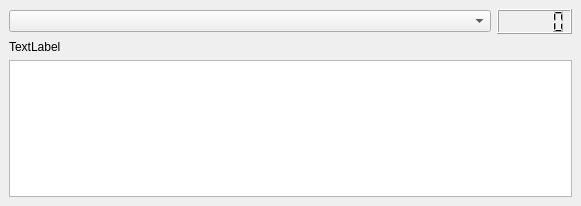
<?xml version="1.0" encoding="UTF-8"?>
<ui version="4.0">
 <class>gsDockWidget</class>
 <widget class="QgsDockWidget" name="gsDockWidget">
  <property name="geometry">
   <rect>
    <x>0</x>
    <y>0</y>
    <width>581</width>
    <height>206</height>
   </rect>
  </property>
  <property name="windowTitle">
   <string>gsDockWidget</string>
  </property>
  <widget class="QWidget" name="dockWidgetContents">
   <layout class="QGridLayout" name="gridLayout">
    <item row="0" column="1">
     <widget class="QLCDNumber" name="lcd_results_counter">
      <property name="minimumSize">
       <size>
        <width>50</width>
        <height>25</height>
       </size>
      </property>
      <property name="maximumSize">
       <size>
        <width>75</width>
        <height>30</height>
       </size>
      </property>
     </widget>
    </item>
    <item row="0" column="0">
     <widget class="QgsCheckableComboBox" name="cbb_tags"/>
    </item>
    <item row="2" column="0" colspan="2">
     <widget class="QTableWidget" name="tbl_results"/>
    </item>
    <item row="1" column="0" colspan="2">
     <widget class="QLabel" name="lbl_table_results">
      <property name="text">
       <string>TextLabel</string>
      </property>
     </widget>
    </item>
   </layout>
  </widget>
 </widget>
 <customwidgets>
  <customwidget>
   <class>QgsCheckableComboBox</class>
   <extends>QComboBox</extends>
   <header>qgscheckablecombobox.h</header>
  </customwidget>
  <customwidget>
   <class>QgsDockWidget</class>
   <extends>QDockWidget</extends>
   <header>qgsdockwidget.h</header>
   <container>1</container>
  </customwidget>
 </customwidgets>
 <resources/>
 <connections/>
</ui>
